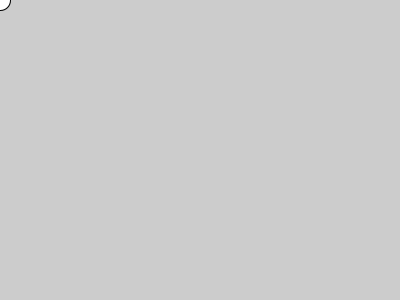
Frame 1 (no input)
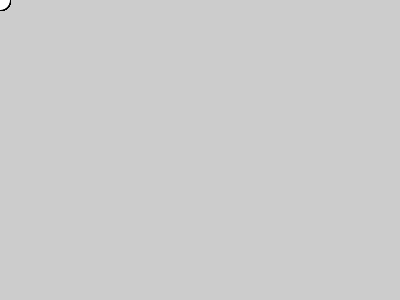
Frame 60 (the mouse pressed at the canvas centre just before this capture)
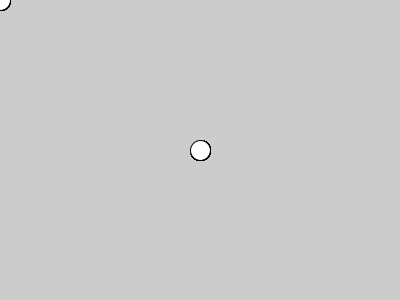
Frame 120 (the mouse held since frame 60 and released just before this capture)

The Processing sketch that drew these frames (run headless with seeded random() and noise(); from frame 60 on, the mouse is pressed at the canvas centre):

// Processing sketch: processing_106536
// ── processing_106536.pde

void setup() {
    size(400,300);
}

void draw() {

    ellipse(mouseX,mouseY,20,20);
}
